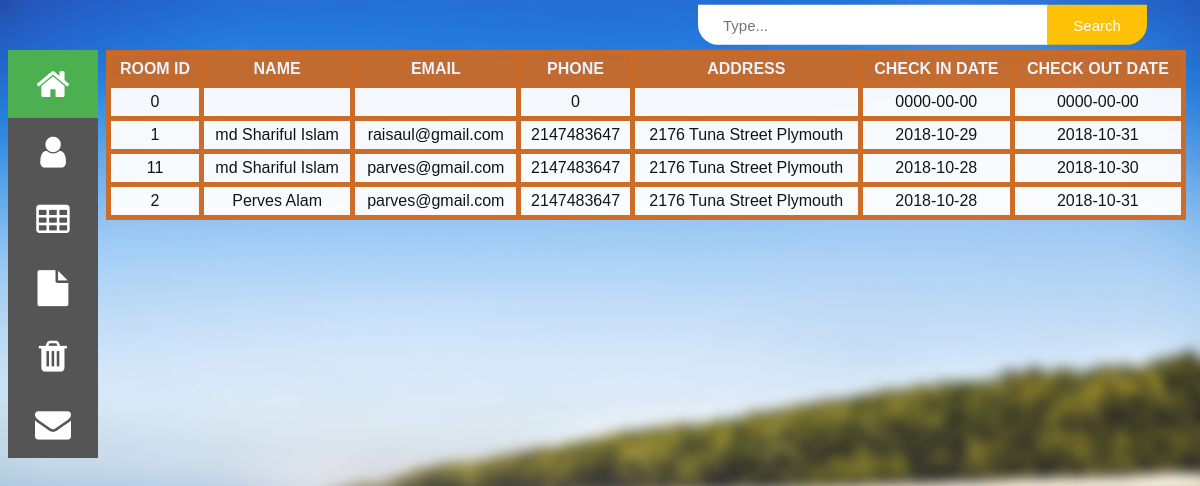
Screenshot of /insert.php with the database file from the repository.
### tables this page shows
CREATE TABLE `reservation` (
  `room_id` varchar(3) NOT NULL,
  `name` varchar(30) NOT NULL,
  `email` varchar(50) NOT NULL,
  `phone` int(15) NOT NULL,
  `address` varchar(50) NOT NULL,
  `check_in` date NOT NULL,
  `check_out` date NOT NULL
);

### insert.php (the view, shortened to what this page needs)
<html>
    <head>
        <link rel="stylesheet" href="https://cdnjs.cloudflare.com/ajax/libs/font-awesome/4.7.0/css/font-awesome.min.css">
    </head>
    <body>
        <div class="icon-bar" style="float:left">
            <a class="active" href="home.php"><i class="fa fa-home"></i></a>
            <a href="user.php"><i class="fa fa-user"></i></a>
            <a href="insert.php"><i class="fa fa-table"></i></a>
            <a href="file.php"><i class="fa fa-file"></i></a>
            <a href="index.html"><i class="fa fa-trash"></i></a>
            <a href="#"><i class="fa fa-envelope"></i></a>
        </div>
    </body>
</html>
<?php
require_once("condb.php");
$sqlShow = "SELECT * FROM reservation ORDER BY room_id ASC";
$qryShow = mysqli_query($con,$sqlShow);
$numShow = mysqli_num_rows($qryShow);
if($numShow>0)
{
?>
<table style="float:left">
    <tr>
        <th>ROOM ID</th>
        <th>NAME</th>
        <th>EMAIL</th>
        <th>PHONE</th>
        <th>ADDRESS</th>
        <th>CHECK IN DATE</th>
        <th>CHECK OUT DATE</th>
    </tr>
<?php
    while($recShow = mysqli_fetch_object($qryShow))
    {
?>
    <tr style="background:white;">
        <td><?php echo $recShow->room_id;?></td>
        <td><?php echo $recShow->name;?></td>
        <td><?php echo $recShow->email;?></td>
        <td><?php echo $recShow->phone;?></td>
        <td><?php echo $recShow->address;?></td>
        <td><?php echo $recShow->check_in;?></td>
        <td><?php echo $recShow->check_out;?></td>
    </tr>
<?php
    }
?>
</table>
<?php
}
else
{
    echo "No Date Found";
}
?>
<html>
    <head>
        <link rel="stylesheet" href="style3.css">
    </head>
    <body>
        <div class="box">
            <form action="find.php" method="post">
                <input type="text" name="srch" placeholder="Type..." />
                <input type="submit" name="btnIn" value="Search" />
            </form>
        </div>
    </body>
</html>

### style3.css (style rules this page uses)
body { margin: 0; padding: 0; background: url(background.jpg); background-size: cover; font-family: sans-serif; }
.box { position: absolute; top: 4%; left: 79%; width: 500px; transform: translate(-50%, -50%); }
input { position: relative; display: inline-block; font-size: 15px; box-sizing: border-box; transform: .5s; }
input[type="text"] { background: #fff; width: 350px; height: 40px; border: none; outline: none; padding: 0 25px; border-radius: 0px 0px 0px 20px; }
input[type="submit"] { position: relative; left: -5px; border-radius: 0px 0px 20px 0px; width: 100px; height: 40px; border: none; outline: none; cursor: pointer; background: #ffc107; color: #fff; }

### insert.php (style rules this page uses)
body { font-family: sans-serif; font-size: 11pt; background-image: url(background.jpg); background-size: cover; background-attachment: fixed; }
table { margin-top: 50px; margin-left: 8px; width: 90%; height: 20%; }
table, th, td { border: 5px solid chocolate; border-collapse: collapse; opacity: 0.95; }
th,td { padding: 5px; text-align: center; }
th { background-color: chocolate; color: white; }
.icon-bar { margin-top: 50px; margin-left: 8px; width: 90px; background-color: #555; }
.icon-bar a { display: block; text-align: center; padding: 16px; transition: all 0.3s ease; color: white; font-size: 36px; }
.active { background-color: #4CAF50; }

### rows the page displays
reservation: room_id "0", phone "0", check_in "0000-00-00", check_out "0000-00-00"
reservation: room_id "1", name "md Shariful Islam", email "raisaul@gmail.com", phone "2147483647", address "2176 Tuna Street Plymouth", check_in "2018-10-29", check_out "2018-10-31"
reservation: room_id "11", name "md Shariful Islam", email "parves@gmail.com", phone "2147483647", address "2176 Tuna Street Plymouth", check_in "2018-10-28", check_out "2018-10-30"
reservation: room_id "2", name "Perves Alam", email "parves@gmail.com", phone "2147483647", address "2176 Tuna Street Plymouth", check_in "2018-10-28", check_out "2018-10-31"
